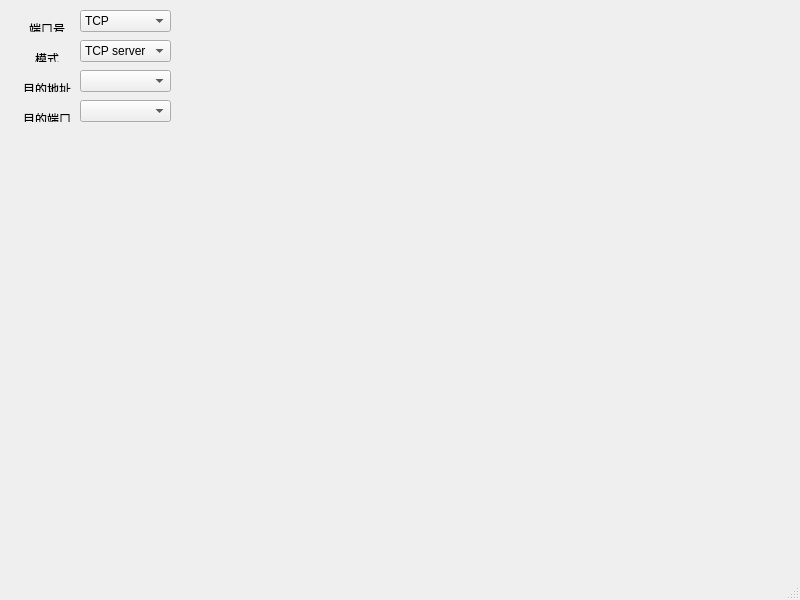
<?xml version="1.0" encoding="UTF-8"?>
<ui version="4.0">
 <class>MainWindow</class>
 <widget class="QMainWindow" name="MainWindow">
  <property name="geometry">
   <rect>
    <x>0</x>
    <y>0</y>
    <width>800</width>
    <height>600</height>
   </rect>
  </property>
  <property name="windowTitle">
   <string>MainWindow</string>
  </property>
  <widget class="QWidget" name="centralwidget">
   <widget class="QLabel" name="label">
    <property name="geometry">
     <rect>
      <x>20</x>
      <y>20</y>
      <width>54</width>
      <height>12</height>
     </rect>
    </property>
    <property name="text">
     <string>&lt;html&gt;&lt;head/&gt;&lt;body&gt;&lt;p align=&quot;center&quot;&gt;端口号&lt;/p&gt;&lt;/body&gt;&lt;/html&gt;</string>
    </property>
   </widget>
   <widget class="QLabel" name="label_model">
    <property name="geometry">
     <rect>
      <x>20</x>
      <y>50</y>
      <width>54</width>
      <height>12</height>
     </rect>
    </property>
    <property name="text">
     <string>&lt;html&gt;&lt;head/&gt;&lt;body&gt;&lt;p align=&quot;center&quot;&gt;模式&lt;/p&gt;&lt;/body&gt;&lt;/html&gt;</string>
    </property>
   </widget>
   <widget class="QLabel" name="label_ip">
    <property name="geometry">
     <rect>
      <x>20</x>
      <y>80</y>
      <width>54</width>
      <height>12</height>
     </rect>
    </property>
    <property name="text">
     <string>&lt;html&gt;&lt;head/&gt;&lt;body&gt;&lt;p align=&quot;center&quot;&gt;目的地址&lt;/p&gt;&lt;/body&gt;&lt;/html&gt;</string>
    </property>
   </widget>
   <widget class="QLabel" name="label_4">
    <property name="geometry">
     <rect>
      <x>20</x>
      <y>110</y>
      <width>54</width>
      <height>12</height>
     </rect>
    </property>
    <property name="text">
     <string>&lt;html&gt;&lt;head/&gt;&lt;body&gt;&lt;p align=&quot;center&quot;&gt;目的端口&lt;/p&gt;&lt;/body&gt;&lt;/html&gt;</string>
    </property>
   </widget>
   <widget class="QComboBox" name="comboBox">
    <property name="geometry">
     <rect>
      <x>80</x>
      <y>10</y>
      <width>91</width>
      <height>22</height>
     </rect>
    </property>
    <item>
     <property name="text">
      <string>TCP</string>
     </property>
    </item>
    <item>
     <property name="text">
      <string>UDP</string>
     </property>
    </item>
   </widget>
   <widget class="QComboBox" name="comboBox_2">
    <property name="geometry">
     <rect>
      <x>80</x>
      <y>40</y>
      <width>91</width>
      <height>22</height>
     </rect>
    </property>
    <item>
     <property name="text">
      <string>TCP server</string>
     </property>
    </item>
    <item>
     <property name="text">
      <string>TCP client</string>
     </property>
    </item>
    <item>
     <property name="text">
      <string>UDP server</string>
     </property>
    </item>
    <item>
     <property name="text">
      <string>UDP client</string>
     </property>
    </item>
   </widget>
   <widget class="QComboBox" name="comboBox_3">
    <property name="geometry">
     <rect>
      <x>80</x>
      <y>70</y>
      <width>91</width>
      <height>22</height>
     </rect>
    </property>
   </widget>
   <widget class="QComboBox" name="comboBox_4">
    <property name="geometry">
     <rect>
      <x>80</x>
      <y>100</y>
      <width>91</width>
      <height>22</height>
     </rect>
    </property>
   </widget>
  </widget>
  <widget class="QMenuBar" name="menubar">
   <property name="geometry">
    <rect>
     <x>0</x>
     <y>0</y>
     <width>800</width>
     <height>23</height>
    </rect>
   </property>
  </widget>
  <widget class="QStatusBar" name="statusbar"/>
 </widget>
 <resources/>
 <connections/>
</ui>
